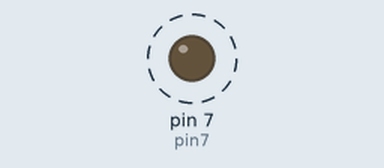
Recording of a sketch running on a simulated Arduino Uno, built with avr-gcc and run on an emulated ATmega328P. On the bench: output pins drawn as LEDs (lit = HIGH). Dashed ring = blinking.

Above: at 0.5 s.
Timing chart, 0 to 4.6 s (numbered marks = the images above):
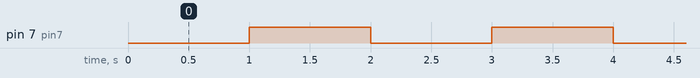

The sketch:

lightBulbsOnOff.ino
```cpp
 #define pin7 7

void setup() {
  pinMode(pin7,OUTPUT);
}

void loop() {
  digitalWrite(pin7, LOW);
  delay(1000);
    digitalWrite(pin7, HIGH);
  delay(1000);
}
```

Measured:
- by itself, pin 7 (pin7): alternates HIGH for 1.0 s and LOW for 1.0 s
